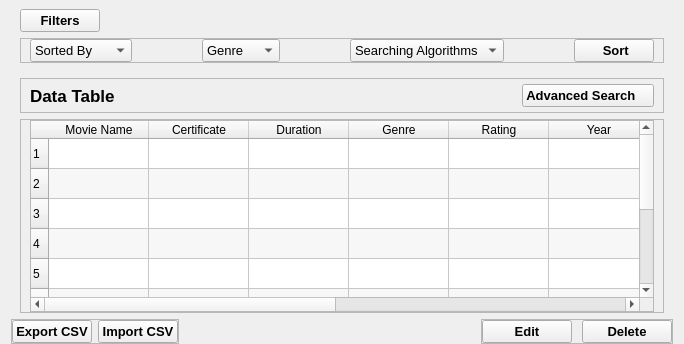
        <widget class="QWidget" name="mainFrame" native="true">
         <property name="sizePolicy">
          <sizepolicy hsizetype="Preferred" vsizetype="Expanding">
           <horstretch>0</horstretch>
           <verstretch>0</verstretch>
          </sizepolicy>
         </property>
         <layout class="QVBoxLayout" name="verticalLayout_2">
          <property name="topMargin">
           <number>0</number>
          </property>
          <property name="bottomMargin">
           <number>0</number>
          </property>
          <item>
           <widget class="QWidget" name="widget_5" native="true">
            <property name="maximumSize">
             <size>
              <width>16777215</width>
              <height>90</height>
             </size>
            </property>
            <layout class="QVBoxLayout" name="verticalLayout_5">
             <property name="topMargin">
              <number>9</number>
             </property>
             <property name="bottomMargin">
              <number>9</number>
             </property>
             <item alignment="Qt::AlignLeft|Qt::AlignTop">
              <widget class="QPushButton" name="btnFilters">
               <property name="minimumSize">
                <size>
                 <width>0</width>
                 <height>10</height>
                </size>
               </property>
               <property name="maximumSize">
                <size>
                 <width>16777215</width>
                 <height>30</height>
                </size>
               </property>
               <property name="font">
                <font>
                 <pointsize>10</pointsize>
                 <weight>75</weight>
                 <bold>true</bold>
                </font>
               </property>
               <property name="text">
                <string>Filters</string>
               </property>
               <property name="icon">
                <iconset resource="resources.qrc">
                 <normaloff>:/blackicons/Graphics/featherBlack/menu.svg</normaloff>:/blackicons/Graphics/featherBlack/menu.svg</iconset>
               </property>
               <property name="iconSize">
                <size>
                 <width>20</width>
                 <height>20</height>
                </size>
               </property>
              </widget>
             </item>
             <item alignment="Qt::AlignLeft">
              <widget class="QFrame" name="frameFilters">
               <property name="frameShape">
                <enum>QFrame::StyledPanel</enum>
               </property>
               <property name="frameShadow">
                <enum>QFrame::Raised</enum>
               </property>
               <layout class="QHBoxLayout" name="horizontalLayout_14">
                <property name="spacing">
                 <number>70</number>
                </property>
                <property name="topMargin">
                 <number>0</number>
                </property>
                <property name="bottomMargin">
                 <number>0</number>
                </property>
                <item>
                 <widget class="QComboBox" name="cmbSortedBy">
                  <property name="font">
                   <font>
                    <pointsize>10</pointsize>
                   </font>
                  </property>
                  <item>
                   <property name="text">
                    <string>Sorted By</string>
                   </property>
                  </item>
                  <item>
                   <property name="text">
                    <string>Movie Name</string>
                   </property>
                  </item>
                  <item>
                   <property name="text">
                    <string>Duration</string>
                   </property>
                  </item>
                  <item>
                   <property name="text">
                    <string>Genre</string>
                   </property>
                  </item>
                  <item>
                   <property name="text">
                    <string>Rating</string>
                   </property>
                  </item>
                  <item>
                   <property name="text">
                    <string>Year</string>
                   </property>
                  </item>
                  <item>
                   <property name="text">
                    <string>Directors</string>
                   </property>
                  </item>
                  <item>
                   <property name="text">
                    <string>Actors</string>
                   </property>
                  </item>
                  <item>
                   <property name="text">
                    <string>Gross</string>
                   </property>
                  </item>
                  <item>
                   <property name="text">
                    <string>Votes</string>
                   </property>
                  </item>
                 </widget>
                </item>
                <item>
                 <widget class="QComboBox" name="cmbGenre">
                  <property name="font">
                   <font>
                    <pointsize>10</pointsize>
                   </font>
                  </property>
                  <item>
                   <property name="text">
                    <string>Genre</string>
                   </property>
                  </item>
                  <item>
                   <property name="text">
                    <string>Thriller</string>
                   </property>
                  </item>
                  <item>
                   <property name="text">
                    <string>Action</string>
                   </property>
                  </item>
                  <item>
                   <property name="text">
                    <string>Comedy</string>
                   </property>
                  </item>
                 </widget>
                </item>
                <item>
                 <widget class="QComboBox" name="cmbAlgorithms">
                  <property name="sizePolicy">
                   <sizepolicy hsizetype="Preferred" vsizetype="Fixed">
                    <horstretch>0</horstretch>
                    <verstretch>0</verstretch>
                   </sizepolicy>
                  </property>
                  <property name="font">
                   <font>
                    <pointsize>10</pointsize>
                   </font>
                  </property>
                  <item>
                   <property name="text">
                    <string>Searching Algorithms</string>
                   </property>
                  </item>
                  <item>
                   <property name="text">
                    <string>Heap Sort</string>
                   </property>
                  </item>
                  <item>
                   <property name="text">
                    <string>Insertion Sort</string>
                   </property>
                  </item>
                 </widget>
                </item>
                <item>
                 <widget class="QPushButton" name="btnSort">
                  <property name="minimumSize">
                   <size>
                    <width>80</width>
                    <height>0</height>
                   </size>
                  </property>
                  <property name="maximumSize">
                   <size>
                    <width>100</width>
                    <height>30</height>
                   </size>
                  </property>
                  <property name="font">
                   <font>
                    <pointsize>10</pointsize>
                    <weight>75</weight>
                    <bold>true</bold>
                    <stylestrategy>PreferAntialias</stylestrategy>
                   </font>
                  </property>
                  <property name="text">
                   <string> Sort</string>
                  </property>
                  <property name="icon">
                   <iconset resource="resources.qrc">
                    <normaloff>:/blackicons/Graphics/featherBlack/server.svg</normaloff>:/blackicons/Graphics/featherBlack/server.svg</iconset>
                  </property>
                  <property name="iconSize">
                   <size>
                    <width>20</width>
                    <height>20</height>
                   </size>
                  </property>
                 </widget>
                </item>
               </layout>
              </widget>
             </item>
            </layout>
           </widget>
          </item>
          <item>
           <widget class="QWidget" name="widget_4" native="true">
            <layout class="QVBoxLayout" name="verticalLayout_4">
             <property name="topMargin">
              <number>0</number>
             </property>
             <property name="bottomMargin">
              <number>0</number>
             </property>
             <item alignment="Qt::AlignTop">
              <widget class="QFrame" name="frame_2">
               <property name="frameShape">
                <enum>QFrame::StyledPanel</enum>
               </property>
               <property name="frameShadow">
                <enum>QFrame::Raised</enum>
               </property>
               <layout class="QHBoxLayout" name="horizontalLayout_9">
                <property name="topMargin">
                 <number>5</number>
                </property>
                <property name="bottomMargin">
                 <number>5</number>
                </property>
                <item alignment="Qt::AlignLeft">
                 <widget class="QLabel" name="label_5">
                  <property name="font">
                   <font>
                    <pointsize>13</pointsize>
                    <weight>75</weight>
                    <bold>true</bold>
                   </font>
                  </property>
                  <property name="text">
                   <string>Data Table</string>
                  </property>
                 </widget>
                </item>
                <item alignment="Qt::AlignRight">
                 <widget class="QPushButton" name="pushButton">
                  <property name="font">
                   <font>
                    <pointsize>10</pointsize>
                    <weight>75</weight>
                    <bold>true</bold>
                   </font>
                  </property>
                  <property name="text">
                   <string>Advanced Search    </string>
                  </property>
                  <property name="icon">
                   <iconset>
                    <normaloff>:/whiteicons/Graphics/featherWhite/arrow-right-circle.svg</normaloff>:/whiteicons/Graphics/featherWhite/arrow-right-circle.svg</iconset>
                  </property>
                  <property name="iconSize">
                   <size>
                    <width>24</width>
                    <height>24</height>
                   </size>
                  </property>
                 </widget>
                </item>
               </layout>
              </widget>
             </item>
             <item>
              <widget class="QFrame" name="frame_3">
               <property name="sizePolicy">
                <sizepolicy hsizetype="Preferred" vsizetype="Expanding">
                 <horstretch>0</horstretch>
                 <verstretch>0</verstretch>
                </sizepolicy>
               </property>
               <property name="frameShape">
                <enum>QFrame::StyledPanel</enum>
               </property>
               <property name="frameShadow">
                <enum>QFrame::Raised</enum>
               </property>
               <layout class="QGridLayout" name="gridLayout">
                <property name="topMargin">
                 <number>0</number>
                </property>
                <property name="bottomMargin">
                 <number>0</number>
                </property>
                <item row="0" column="0">
                 <widget class="QTableWidget" name="tableWidget">
                  <property name="frameShadow">
                   <enum>QFrame::Sunken</enum>
                  </property>
                  <property name="dragDropMode">
                   <enum>QAbstractItemView::NoDragDrop</enum>
                  </property>
                  <property name="defaultDropAction">
                   <enum>Qt::IgnoreAction</enum>
                  </property>
                  <property name="alternatingRowColors">
                   <bool>true</bool>
                  </property>
                  <property name="showGrid">
                   <bool>true</bool>
                  </property>
                  <property name="sortingEnabled">
                   <bool>false</bool>
                  </property>
                  <property name="cornerButtonEnabled">
                   <bool>true</bool>
                  </property>
                  <property name="rowCount">
                   <number>10</number>
                  </property>
                  <row/>
                  <row/>
                  <row/>
                  <row/>
                  <row/>
                  <row/>
                  <row/>
                  <row/>
                  <row/>
                  <row/>
                  <column>
                   <property name="text">
                    <string>Movie Name</string>
                   </property>
                   <property name="icon">
                    <iconset resource="resources.qrc">
                     <normaloff>:/blackicons/Graphics/featherBlack/arrow-up.svg</normaloff>:/blackicons/Graphics/featherBlack/arrow-up.svg</iconset>
                   </property>
                  </column>
                  <column>
                   <property name="text">
                    <string>Certificate</string>
                   </property>
                  </column>
                  <column>
                   <property name="text">
                    <string>Duration</string>
                   </property>
                   <property name="icon">
                    <iconset resource="resources.qrc">
                     <normaloff>:/blackicons/Graphics/featherBlack/arrow-up.svg</normaloff>:/blackicons/Graphics/featherBlack/arrow-up.svg</iconset>
                   </property>
                  </column>
                  <column>
                   <property name="text">
                    <string>Genre</string>
                   </property>
                   <property name="icon">
                    <iconset resource="resources.qrc">
                     <normaloff>:/blackicons/Graphics/featherBlack/arrow-down.svg</normaloff>:/blackicons/Graphics/featherBlack/arrow-down.svg</iconset>
                   </property>
                  </column>
                  <column>
                   <property name="text">
                    <string>Rating</string>
                   </property>
                   <property name="icon">
                    <iconset resource="resources.qrc">
                     <normaloff>:/blackicons/Graphics/featherBlack/arrow-up.svg</normaloff>:/blackicons/Graphics/featherBlack/arrow-up.svg</iconset>
                   </property>
                  </column>
                  <column>
                   <property name="text">
                    <string>Year</string>
                   </property>
                   <property name="icon">
                    <iconset resource="resources.qrc">
                     <normaloff>:/blackicons/Graphics/featherBlack/arrow-down.svg</normaloff>:/blackicons/Graphics/featherBlack/arrow-down.svg</iconset>
                   </property>
                  </column>
                  <column>
                   <property name="text">
                    <string>Director</string>
                   </property>
                  </column>
                  <column>
                   <property name="text">
                    <string>Actors</string>
                   </property>
                  </column>
                  <column>
                   <property name="text">
                    <string>Gross</string>
                   </property>
                   <property name="icon">
                    <iconset resource="resources.qrc">
                     <normaloff>:/blackicons/Graphics/featherBlack/arrow-up.svg</normaloff>:/blackicons/Graphics/featherBlack/arrow-up.svg</iconset>
                   </property>
                  </column>
                  <column>
                   <property name="text">
                    <string>Votes</string>
                   </property>
                   <property name="icon">
                    <iconset resource="resources.qrc">
                     <normaloff>:/blackicons/Graphics/featherBlack/arrow-up.svg</normaloff>:/blackicons/Graphics/featherBlack/arrow-up.svg</iconset>
                   </property>
                  </column>
                 </widget>
                </item>
               </layout>
              </widget>
             </item>
            </layout>
           </widget>
          </item>
          <item>
           <widget class="QWidget" name="widget_6" native="true">
            <layout class="QHBoxLayout" name="horizontalLayout_11">
             <property name="leftMargin">
              <number>0</number>
             </property>
             <property name="topMargin">
              <number>0</number>
             </property>
             <property name="rightMargin">
              <number>0</number>
             </property>
             <property name="bottomMargin">
              <number>0</number>
             </property>
             <item alignment="Qt::AlignLeft">
              <widget class="QFrame" name="frame_14">
               <property name="frameShape">
                <enum>QFrame::StyledPanel</enum>
               </property>
               <property name="frameShadow">
                <enum>QFrame::Raised</enum>
               </property>
               <layout class="QHBoxLayout" name="horizontalLayout_13">
                <property name="leftMargin">
                 <number>0</number>
                </property>
                <property name="topMargin">
                 <number>0</number>
                </property>
                <property name="rightMargin">
                 <number>0</number>
                </property>
                <property name="bottomMargin">
                 <number>0</number>
                </property>
                <item>
                 <widget class="QPushButton" name="btnExportcsv">
                  <property name="maximumSize">
                   <size>
                    <width>16777215</width>
                    <height>35</height>
                   </size>
                  </property>
                  <property name="font">
                   <font>
                    <pointsize>10</pointsize>
                    <weight>75</weight>
                    <bold>true</bold>
                   </font>
                  </property>
                  <property name="text">
                   <string>Export CSV</string>
                  </property>
                  <property name="icon">
                   <iconset resource="resources.qrc">
                    <normaloff>:/blackicons/Graphics/featherBlack/download.svg</normaloff>:/blackicons/Graphics/featherBlack/download.svg</iconset>
                  </property>
                  <property name="iconSize">
                   <size>
                    <width>20</width>
                    <height>20</height>
                   </size>
                  </property>
                 </widget>
                </item>
                <item>
                 <widget class="QPushButton" name="btnImportcsv">
                  <property name="maximumSize">
                   <size>
                    <width>16777215</width>
                    <height>35</height>
                   </size>
                  </property>
                  <property name="font">
                   <font>
                    <pointsize>10</pointsize>
                    <weight>75</weight>
                    <bold>true</bold>
                   </font>
                  </property>
                  <property name="text">
                   <string>Import CSV</string>
                  </property>
                  <property name="icon">
                   <iconset resource="resources.qrc">
                    <normaloff>:/blackicons/Graphics/featherBlack/external-link.svg</normaloff>:/blackicons/Graphics/featherBlack/external-link.svg</iconset>
                  </property>
                  <property name="iconSize">
                   <size>
                    <width>20</width>
                    <height>20</height>
                   </size>
                  </property>
                 </widget>
                </item>
               </layout>
              </widget>
             </item>
             <item alignment="Qt::AlignRight">
              <widget class="QFrame" name="frame_13">
               <property name="frameShape">
                <enum>QFrame::StyledPanel</enum>
               </property>
               <property name="frameShadow">
                <enum>QFrame::Raised</enum>
               </property>
               <layout class="QHBoxLayout" name="horizontalLayout_12">
                <property name="spacing">
                 <number>10</number>
                </property>
                <property name="leftMargin">
                 <number>0</number>
                </property>
                <property name="topMargin">
                 <number>0</number>
                </property>
                <property name="rightMargin">
                 <number>0</number>
                </property>
                <property name="bottomMargin">
                 <number>0</number>
                </property>
                <item>
                 <widget class="QPushButton" name="btnEdit">
                  <property name="minimumSize">
                   <size>
                    <width>90</width>
                    <height>0</height>
                   </size>
                  </property>
                  <property name="maximumSize">
                   <size>
                    <width>16777215</width>
                    <height>35</height>
                   </size>
                  </property>
                  <property name="font">
                   <font>
                    <pointsize>10</pointsize>
                    <weight>75</weight>
                    <bold>true</bold>
                   </font>
                  </property>
                  <property name="text">
                   <string>Edit</string>
                  </property>
                  <property name="icon">
                   <iconset resource="resources.qrc">
                    <normaloff>:/blackicons/Graphics/featherBlack/edit-2.svg</normaloff>:/blackicons/Graphics/featherBlack/edit-2.svg</iconset>
                  </property>
                  <property name="iconSize">
                   <size>
                    <width>24</width>
                    <height>24</height>
                   </size>
                  </property>
                 </widget>
                </item>
                <item>
                 <widget class="QPushButton" name="btnDelete">
                  <property name="minimumSize">
                   <size>
                    <width>90</width>
                    <height>0</height>
                   </size>
                  </property>
                  <property name="maximumSize">
                   <size>
                    <width>16777215</width>
                    <height>35</height>
                   </size>
                  </property>
                  <property name="font">
                   <font>
                    <pointsize>10</pointsize>
                    <weight>75</weight>
                    <bold>true</bold>
                   </font>
                  </property>
                  <property name="text">
                   <string>Delete</string>
                  </property>
                  <property name="icon">
                   <iconset resource="resources.qrc">
                    <normaloff>:/blackicons/Graphics/featherBlack/delete.svg</normaloff>:/blackicons/Graphics/featherBlack/delete.svg</iconset>
                  </property>
                  <property name="iconSize">
                   <size>
                    <width>24</width>
                    <height>24</height>
                   </size>
                  </property>
                 </widget>
                </item>
               </layout>
              </widget>
             </item>
            </layout>
           </widget>
          </item>
         </layout>
        </widget>
